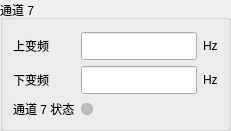
               <widget class="QGroupBox" name="gbChannel7">
                <property name="title">
                 <string>通道 7</string>
                </property>
                <layout class="QGridLayout" name="layoutChannel7">
                 <property name="leftMargin">
                  <number>10</number>
                 </property>
                 <property name="topMargin">
                  <number>12</number>
                 </property>
                 <property name="rightMargin">
                  <number>10</number>
                 </property>
                 <property name="bottomMargin">
                  <number>10</number>
                 </property>
                 <property name="spacing">
                  <number>6</number>
                 </property>
                 <item row="0" column="0">
                  <widget class="QLabel" name="lblChannel7UpFreq">
                   <property name="text">
                    <string>上变频</string>
                   </property>
                  </widget>
                 </item>
                 <item row="0" column="1">
                  <widget class="QLineEdit" name="leChannel7UpFreq">
                   <property name="minimumSize">
                    <size>
                     <width>116</width>
                     <height>28</height>
                    </size>
                   </property>
                   <property name="maximumSize">
                    <size>
                     <width>16777215</width>
                     <height>30</height>
                    </size>
                   </property>
                  </widget>
                 </item>
                 <item row="0" column="2">
                  <widget class="QLabel" name="lblChannel7UpFreqUnit">
                   <property name="text">
                    <string>Hz</string>
                   </property>
                  </widget>
                 </item>
                 <item row="1" column="0">
                  <widget class="QLabel" name="lblChannel7DownFreq">
                   <property name="text">
                    <string>下变频</string>
                   </property>
                  </widget>
                 </item>
                 <item row="1" column="1">
                  <widget class="QLineEdit" name="leChannel7DownFreq">
                   <property name="minimumSize">
                    <size>
                     <width>116</width>
                     <height>28</height>
                    </size>
                   </property>
                   <property name="maximumSize">
                    <size>
                     <width>16777215</width>
                     <height>30</height>
                    </size>
                   </property>
                  </widget>
                 </item>
                 <item row="1" column="2">
                  <widget class="QLabel" name="lblChannel7DownFreqUnit">
                   <property name="text">
                    <string>Hz</string>
                   </property>
                  </widget>
                 </item>
                 <item row="2" column="0">
                  <widget class="QLabel" name="lblChannel7Status">
                   <property name="text">
                    <string>通道 7 状态</string>
                   </property>
                  </widget>
                 </item>
                 <item row="2" column="1">
                  <widget class="QLabel" name="ledChannel7Status">
                   <property name="minimumSize">
                    <size>
                     <width>12</width>
                     <height>12</height>
                    </size>
                   </property>
                   <property name="maximumSize">
                    <size>
                     <width>12</width>
                     <height>12</height>
                    </size>
                   </property>
                   <property name="styleSheet">
                    <string notr="true">background:#BDBDBD;border:1px solid #AFAFAF;border-radius:6px;</string>
                   </property>
                   <property name="text">
                    <string/>
                   </property>
                  </widget>
                 </item>
                </layout>
               </widget>
